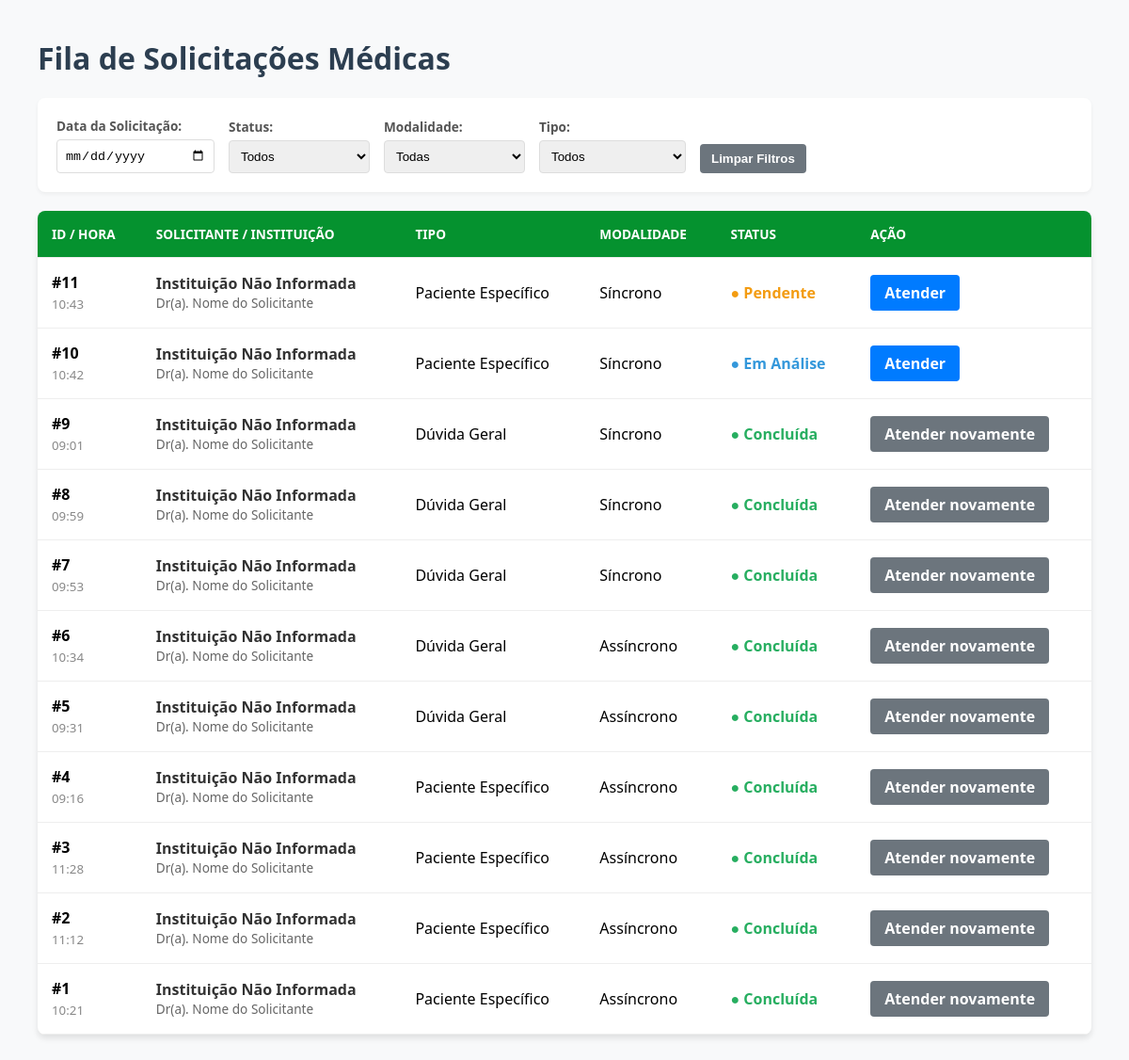
The page /fila/ on the database as committed earlier.
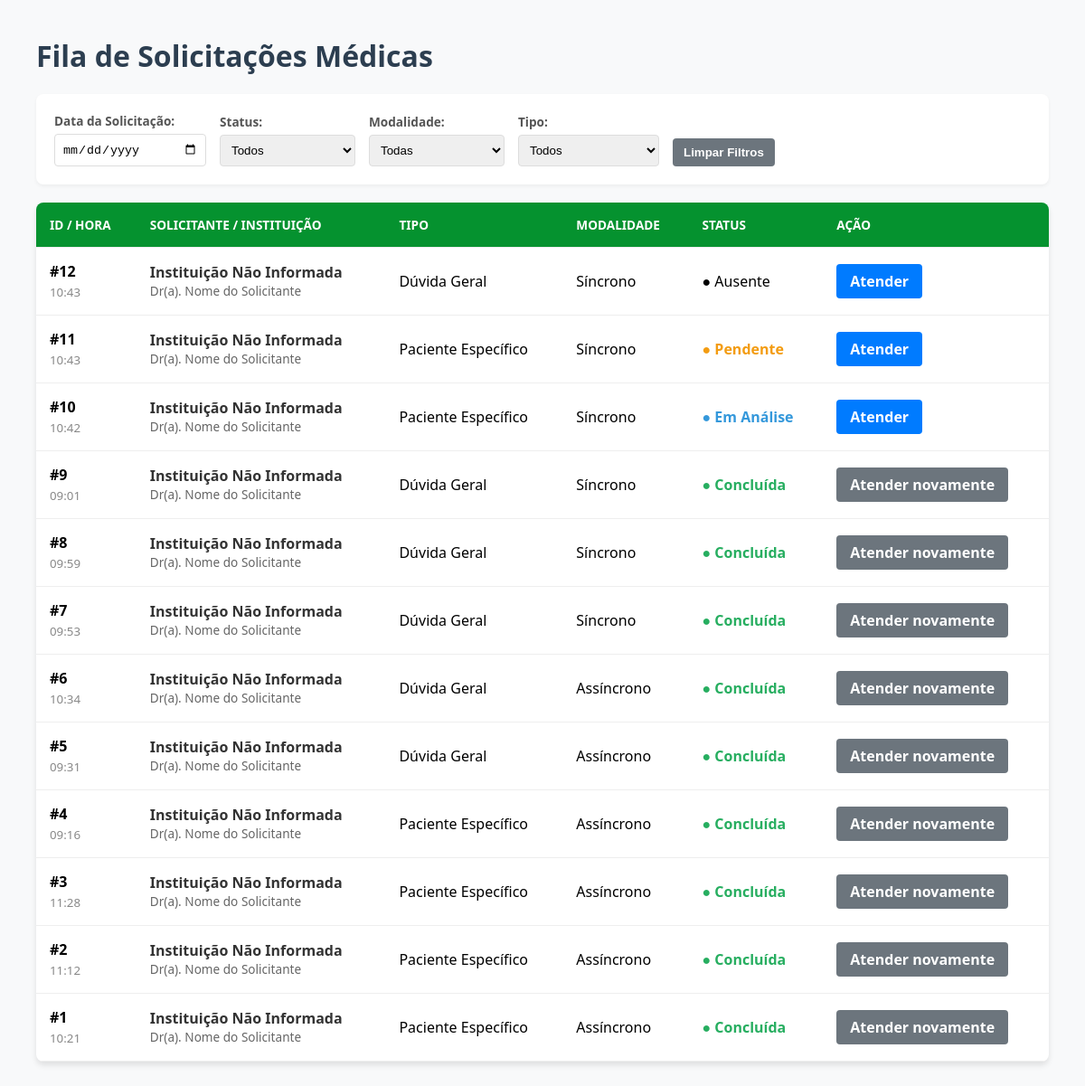
The same page on the database as committed later.
### teleconsultoria/models.py (models this page shows, shortened)
class Solicitacao(models.Model):
    profissional = models.ForeignKey(Profissional, on_delete=models.CASCADE, related_name='solicitacoes')
    medica_designada = models.ForeignKey(Medica, on_delete=models.SET_NULL, null=True, blank=True, related_name='atendimentos')
    status = models.CharField(max_length=20, choices=StatusSolicitacao.choices, default=StatusSolicitacao.PENDENTE)
    tipo_atendimento = models.CharField(max_length=20, choices=TipoAtendimento.choices)
    data_sol = models.DateTimeField(auto_now_add=True)
    data_marcada = models.DateField(null=True, blank=True)
    horario_marcado = models.TimeField(null=True, blank=True)
    duracao_estimada = models.PositiveIntegerField(default=30, help_text="Duração em minutos")
    link_teams = models.URLField(max_length=500, null=True, blank=True)
    resumo_sincrono = models.TextField(null=True, blank=True)
    justificativa_cancelamento = models.TextField(null=True, blank=True)
    data_limite = models.DateField(null=True, blank=True)
    horario_limite = models.TimeField(null=True, blank=True)
    idade_pac = models.IntegerField()
    sexo_pac = models.CharField(max_length=1, choices=Sexo.choices)
    queixas = models.TextField()
    historico_med = models.TextField(blank=True, null=True)
    diagnostico_princ = models.TextField(blank=True, null=True)
    diagnostico_sec = models.TextField(blank=True, null=True)
    medicamentos = models.TextField(blank=True, null=True)
    exames_recentes = models.TextField(blank=True, null=True)
    duvida_clinica = models.TextField()
    class Meta:
        verbose_name = "Solicitação"
        verbose_name_plural = "Solicitações"

class Profissional(models.Model):
    user = models.OneToOneField(User, on_delete=models.CASCADE)
    crm = models.CharField(max_length=20)
    cargo = models.CharField(max_length=100)
    instituicao = models.CharField(max_length=100)
    telefone = models.CharField(max_length=20)

### teleconsultoria/views.py (the view)
# urls.py: path('fila/', views.fila_medica, name='fila_medica'),
def fila_medica(request):
    solicitacoes = Solicitacao.objects.all().order_by('-data_sol')
    return render(request, 'fila_medica.html', {'solicitacoes': solicitacoes})

### teleconsultoria/templates/fila_medica.html (shortened to what this page needs)
<!DOCTYPE html>
<html lang="pt-br">
<head>
</head>
<body>
    <h1>Fila de Solicitações Médicas</h1>
    <div class="filter-bar">
        <div class="filter-group">
            <label>Data da Solicitação:</label>
            <input type="date" id="filterData" onchange="filtrarTabela()">
        </div>
        <div class="filter-group">
            <label>Status:</label>
            <select id="filterStatus" onchange="filtrarTabela()">
                <option value="">Todos</option>
            </select>
        </div>
        <div class="filter-group">
            <label>Modalidade:</label>
            <select id="filterModalidade" onchange="filtrarTabela()">
                <option value="">Todas</option>
            </select>
        </div>
        <div class="filter-group">
            <label>Tipo:</label>
            <select id="filterTipo" onchange="filtrarTabela()">
                <option value="">Todos</option>
            </select>
        </div>
        <button class="btn-limpar" onclick="limparFiltros()">Limpar Filtros</button>
    </div>
    <table id="tabelaFila">
        <thead>
            <tr>
                <th>ID / Hora</th>
                <th>Solicitante / Instituição</th>
                <th>Tipo</th>
                <th>Modalidade</th>
                <th>Status</th>
                <th>Ação</th>
            </tr>
        </thead>
        <tbody>
            {% for sol in solicitacoes %}
            <tr class="linha-solicitacao"
                data-data="{{ sol.data_sol|date:'Y-m-d' }}"
                data-status="{{ sol.status }}"
                data-modalidade="{{ sol.get_tipo_atendimento_display }}"
                data-tipo="{% if sol.idade_pac > 0 %}Paciente Específico{% else %}Dúvida Geral{% endif %}">
                <td>
                    <strong>#{{ sol.id }}</strong><br>
                    <small style="color: #888;">{{ sol.data_sol|date:"H:i" }}</small>
                </td>
                <td>
                    <span class="inst-nome">{{ sol.instituicao|default:"Instituição Não Informada" }}</span>
                    <span class="sol-nome">Dr(a). {{ sol.profissional.user.get_full_name|default:"Nome do Solicitante" }}</span>
                </td>
                <td>
                    {% if sol.idade_pac > 0 %}
                        Paciente Específico
                    {% else %}
                        Dúvida Geral
                    {% endif %}
                </td>
                <td>
                    {{ sol.get_tipo_atendimento_display }}
                </td>
                <td>
                    <span class="status-{{ sol.status }}">
                        ● {{ sol.get_status_display }}
                    </span>
                </td>
                <td>
                    <a href="{% url 'detalhe_caso' sol.id %}" class="btn {% if sol.status == 'CONCLUIDA' %}btn-concluido{% endif %}">
                        {% if sol.status == 'CONCLUIDA' %}Atender novamente{% else %}Atender{% endif %}
                    </a>
                </td>
            </tr>
            {% empty %}
            <tr>
                <td colspan="6" style="text-align: center; padding: 40px;">Nenhuma solicitação encontrada.</td>
            </tr>
            {% endfor %}
        </tbody>
    </table>
</body>
</html>

Rows that differ between the two databases and show on the page:
added Solicitacao: id "12", data_sol "10:43", instituicao "Instituição Não Informada", profissional.user.get_full_name "Nome do Solicitante", idade_pac "Dúvida Geral", tipo_atendimento "Síncrono", status "Ausente", shows "Atender"
